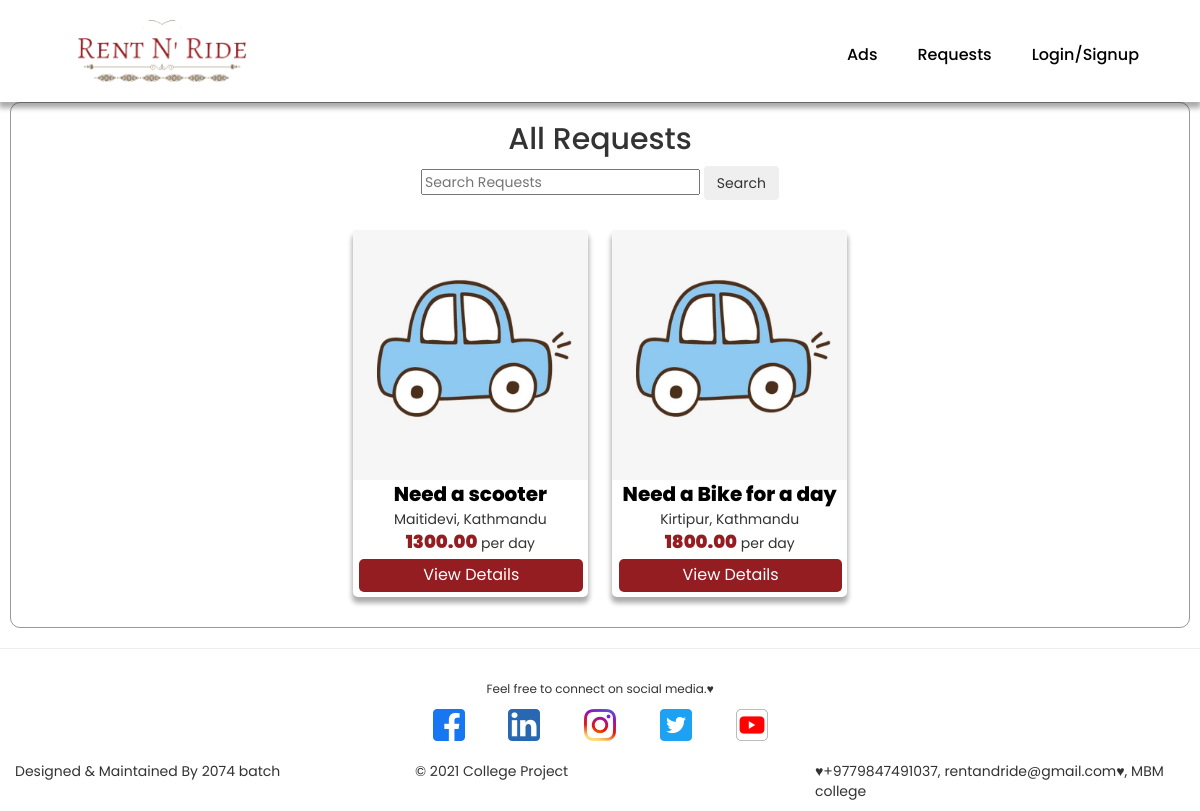
Screenshot of /requests/ with the database file from the repository.
### requests/models.py (models this page shows, shortened)
class Request(models.Model):
    VEHICLE_CHOICES = [
        ('C', 'Car'),
        ('M', 'Motrobike'),
        ('B', 'Bicycle'),
        ('S', 'Scooter'),
        ('O', 'Other')
    ]
    owner = models.ForeignKey(Profile, null=True, blank=True, on_delete=models.SET_NULL)
    title = models.CharField(max_length=200, null=True)
    location = models.CharField(max_length=200, null=True)
    vehicle_type = models.CharField(max_length=1, choices=VEHICLE_CHOICES, null=True)
    start_date = models.DateField(null=True)
    end_date = models.DateField(null=True)
    description= models.TextField(null=True)
    image = models.ImageField(blank=True, null=True, upload_to='requests/', default='requests/request-default.jpg')
    offered_price = models.DecimalField(max_digits=8, decimal_places=2, null=True)
    created = models.DateTimeField(auto_now_add=True)
    id = models.UUIDField(default=uuid.uuid4, unique=True,
                          primary_key=True, editable=False)

### requests/views.py (the view)
# urls.py: path('', views.request, name='requests-archive'),
def request(request):
    search_query = ''
    if request.GET.get('search_query'):
        search_query = request.GET.get('search_query')
    requests = Request.objects.filter(Q(title__icontains=search_query) | Q(location__icontains=search_query))
    page = request.GET.get('page')
    results = 16
    paginator = Paginator(requests, results)
    try:
        requests = paginator.page(page)
    except PageNotAnInteger:
        page = 1
        requests = paginator.page(page)
    except EmptyPage:
        page = paginator.num_pages
        requests = paginator.page(page)
    context = {'requests': requests, 'search_query': search_query, 'paginator': paginator}
    return render(request, 'requests/requests.html', context)

### requests/templates/requests/requests.html (shortened to what this page needs)
{% extends 'main.html' %}
{% block content %}
<div class="wrapper">
    <h2>All Requests</h2>
    <form action="{% url 'requests-archive' %}" method="get">
        <input type="text " placeholder="Search Requests" id="" name="search_query", value="{{search_query}}">
        <input type="submit" name="" id="" class="btn btn--sub btn--lg" value="Search">
    </form>
    {% for request in requests %}
    <div class="card">
        <img src="{{request.image.url }}" alt="Avatar" style="width:100%; height: 250px;">
        <div class="detail">
            <name>{{request.title}}</name>
            <br>
            <location>{{request.location}}</location>
            <br>
            <price>{{request.offered_price}}</price> per day
            <br>
            <button style="margin: 5px; padding: 5px; border-radius: 5px;"><a href="{% url 'request-details' request.id %}">View Details</a> </button>
        </div>
    </div>
    {% endfor %}
    <br>
</div>
{% endblock content %}

### static/styles/style.css (style rules this page uses)
body { font-family: 'Poppins', sans-serif; width: 100%; margin: 0px !important; }
.detail { text-align: center; }
.detail name { color: #000; font-size: 20px; font-weight: 800; }
.detail price { color: #941D21; font-size: 18px; font-weight: 900; }
.detail button { color: #fff; font-size: 16px; font-weight: 400; background-color: #941D21; width: 95%; }
.card { box-shadow: 0px 5px 5px 1px rgb(0 0 0 / 33%); transition: 0.3s; width: 20%; margin: 30px 10px; border-radius: 5px; display: inline-block; }
.wrapper { border: 1px solid rgba(0, 0, 0, 0.404); border-radius: 10px; margin: 10px; margin-top: 20px; align-items: center; align-content: center; text-align: center; }
.card button a { color: rgb(255, 255, 255); list-style: none; padding: 10px; width: 100%; }

### static/styles/dashboard.css (style rules this page uses)
button { background: #17a2b8; color: white; float: right; margin: 12px; font-weight: 600; border: none; padding: 5px; border-radius: 5px; }
button a { margin: 2px; color: white; }

### rows the page displays
Request: image (placeholder picture), title "Need a scooter", location "Maitidevi, Kathmandu", offered_price "1300.00"
Request: image (placeholder picture), title "Need a Bike for a day", location "Kirtipur, Kathmandu", offered_price "1800.00"
